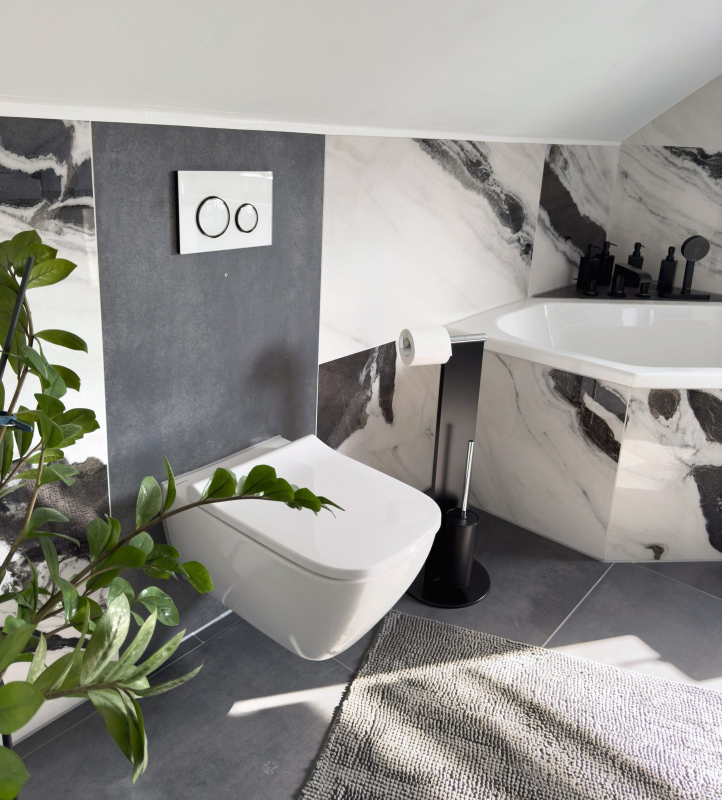
#> input picture bad-serie/fotos/Mair_Bad_625344f4.jpg, 1443 x 1600 px, given in place of mair-logo.png, which was not available (shown at 1/2 size)
$ python l47_dusche.py ../../bad-serie/fotos/Mair_Bad_625344f4.jpg
#> lines starting #> are read from the running program, lines starting #| are printed output that depends on the picture; after the words box and inside, x2 and y2 are one past the last pixel; in counts of white or black regions, pixels touching at a corner belong together; pictures that were not available may be replaced by others from this repository, and a replacement may not be noted
### werkzeuge/alt7/kit.py
import os, sys, json, math, subprocess
import numpy as np
from PIL import Image, ImageDraw, ImageFont, ImageFilter, ImageOps

W, H, FPS = 1080, 1920, 30
REPO = '/home/claude/mair-videos-public-create'
HERE = os.path.dirname(os.path.abspath(__file__))
FD = '/usr/share/fonts/opentype/inter/'
BLACK = FD + 'Inter-Black.otf'; XB = FD + 'Inter-ExtraBold.otf'; BOLD = FD + 'InterDisplay-Bold.otf'
SEMI = FD + 'Inter-SemiBold.otf'; REG = FD + 'Inter-Regular.otf'; MED = FD + 'Inter-Medium.otf'
DJ = '/usr/share/fonts/truetype/dejavu/'
SERIF = DJ + 'DejaVuSerif.ttf'; SERIFB = DJ + 'DejaVuSerif-Bold.ttf'; SERIFI = DJ + 'DejaVuSerif-Italic.ttf'
SERIFBI = DJ + 'DejaVuSerif-BoldItalic.ttf'; MONO = DJ + 'DejaVuSansMono-Bold.ttf'; COND = DJ + 'DejaVuSansCondensed-Bold.ttf'
_fc = {}
# [4 lines left out: function F, not called in this run]

GREEN = (80, 144, 24); LIME = (150, 200, 40); NAVY = (12, 24, 40); WHITE = (255, 255, 255); INK = (28, 30, 34)

_L = Image.open(HERE + '/../ds/project/assets/Logos/mair-logo.png').convert('RGBA')
_la = np.asarray(_L).astype(float); _la[_la[..., 3] < 70, 3] = 0
LOGO = Image.fromarray(np.uint8(_la), 'RGBA')
_g = (abs(_la[..., 0] - _la[..., 1]) < 18) & (abs(_la[..., 1] - _la[..., 2]) < 18) & (_la[..., 0] < 200)
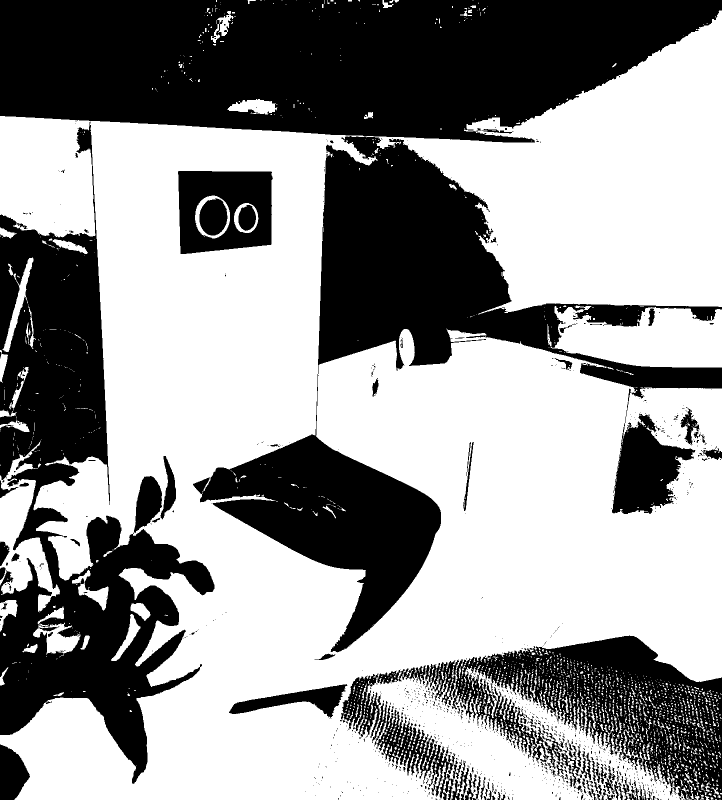
#> _g: shape (1600, 1443) bool (shown at 1/2 size); 59.1% white; 1036 black regions (896 under 20 px), largest, box (x1, y1, x2, y2) and area: (0, 0, 1443, 285) 321634, (386, 272, 1443, 1305) 247922, (0, 243, 429, 1568) 198528
_la2 = _la.copy(); _la2[_g, :3] = 245
#> after `_la2[_g, :3] = 245`:
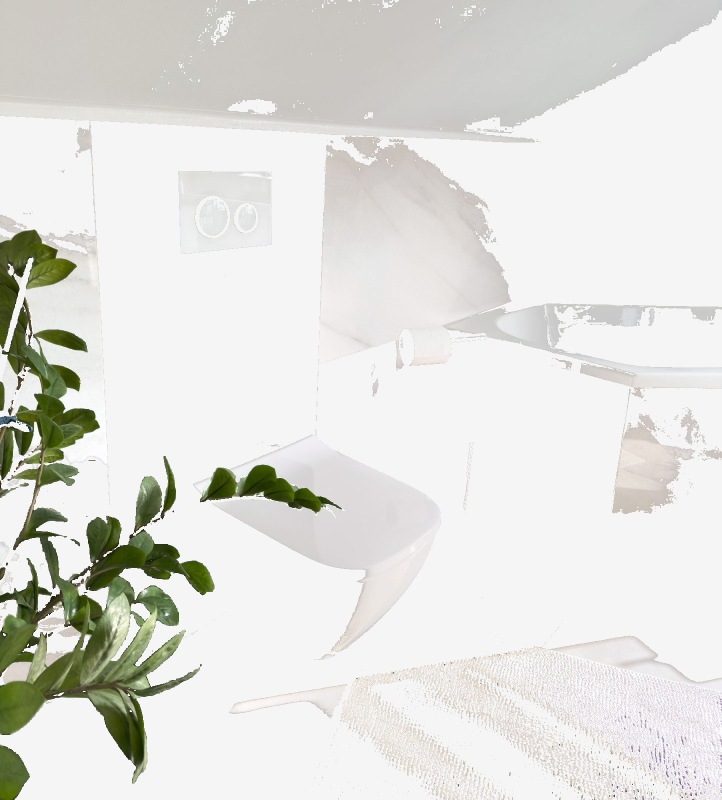
#> _la2: shape (1600, 1443, 4) float64 (shown at 1/2 size); mean R, G, B, A 223.9, 223.9, 219.4, 255
LOGOW = Image.fromarray(np.uint8(_la2), 'RGBA')
def logo(w, white=False):
    L = LOGOW if white else LOGO
    return L.resize((int(w), int(w * L.height / L.width)), Image.LANCZOS)

def clamp(x, a=0.0, b=1.0): return max(a, min(b, x))
def ease(x): x = clamp(x); return x * x * (3 - 2 * x)
def eout(x): x = clamp(x); return 1 - (1 - x) ** 3
def back(x):
    x = clamp(x); c1 = 1.70158; c3 = c1 + 1
    return 1 + c3 * (x - 1) ** 3 + c1 * (x - 1) ** 2
def lerp(a, b, k): return a + (b - a) * k

def load(p): return Image.open(p if p.startswith('/') else os.path.join(REPO, p)).convert('RGB')
def cover(im, w, h, fx=0.5, fy=0.5, zoom=1.0):
    w, h = int(w), int(h)
    s = max(w / im.width, h / im.height) * zoom
    nw, nh = int(im.width * s + 0.5), int(im.height * s + 0.5)
    r = im.resize((nw, nh), Image.BILINEAR)
    x = int((nw - w) * fx); y = int((nh - h) * fy)
    return r.crop((x, y, x + w, y + h))

class Clip:
    """frames of a video section, pre-extracted to jpg"""
    # [8 lines left out: function __init__, not called in this run]
    def at(self, t):
        i = int(clamp(t * FPS, 0, len(self.files) - 1)); return Image.open(os.path.join(self.dir, self.files[i])).convert('RGB')

class Track:
    """sentence timing from durations; words with char-proportional timing"""
    def __init__(self, sents, durs, start=0.4, gaps=None, tail=1.6):
        self.S = []; t = start
        for i, (s, d) in enumerate(zip(sents, durs)):
            words = s.split(); tot = sum(len(w) + 1 for w in words); ws = []; c = t
            for w in words:
                wd = d * (len(w) + 1) / tot; ws.append((c, wd, w)); c += wd
            self.S.append(dict(t0=t, t1=t + d, text=s, words=ws))
            g = gaps[i] if gaps and i < len(gaps) else 0.45
            t += d + g
        self.end = self.S[-1]['t1'] + tail
        self.vo = []
    def st(self, i): return self.S[i]['t0']
    def en(self, i): return self.S[i]['t1']
    # [9 lines left out: functions cur, word, not called in this run]
    def placements(self): return [[s['t0']] for s in self.S]

# [14 lines left out: functions shadow, paste_rot, not called in this run]

def round_mask(w, h, r):
    m = Image.new('L', (int(w), int(h)), 0); ImageDraw.Draw(m).rounded_rectangle([0, 0, int(w) - 1, int(h) - 1], r, fill=255); return m

def tw(d, s, f): return d.textlength(s, font=f)

# [27 lines left out: functions wrap, grain, render, encode, not called in this run]

### werkzeuge/alt7/l47_dusche.py
# L47 Team Wanne gegen Team Dusche: Vergleichs-Schieber, Vorteils-Chips, Fliesen-Zoom, Chat-Eingabe als Abschluss
from kit import *
S = ["Wanne oder begehbare Dusche? Die Frage hören wir ständig.", "Unsere Antwort: Dusche, vor allem wenn das Bad sowieso neu gemacht wird.",
     "Kein Einstieg über den Rand.", "Leicht zu putzen.", "Und das Bad wirkt größer.", "Die Fliesen macht unser eigener Fliesenleger.",
     "Schreib uns Dusche, und wir planen mit dir."]
D = [3.518, 3.784, 1.375, 0.86, 1.246, 2.12, 2.155]
TR = Track(S, D, start=0.5, gaps=[0.5, 0.5, 0.35, 0.35, 0.6, 0.6], tail=1.9)
WAN = cover(load('bad-serie/fotos/Mair_Bad_04ef2100.jpg'), 1188, 2112, 0.36, 0.5)
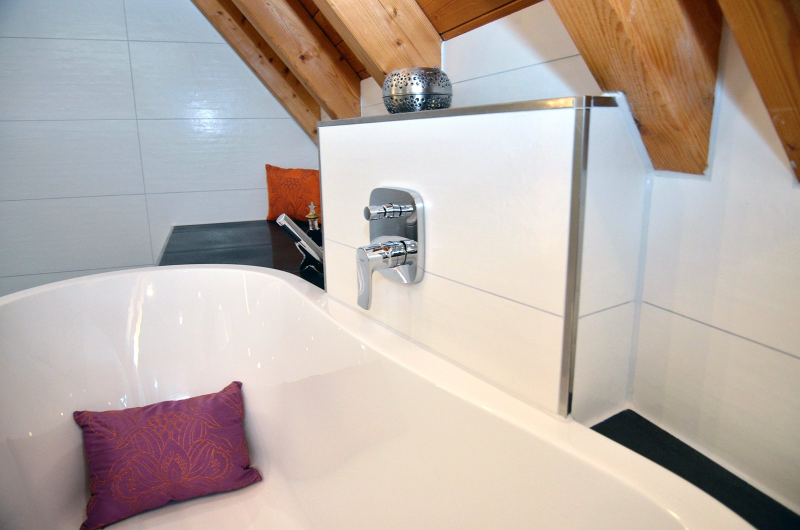
#> input picture bad-serie/fotos/Mair_Bad_04ef2100.jpg, 1600 x 1060 px, found by its file name (shown at 1/2 size)
#> in load, returned value is the input picture: PIL image 1600x1060 RGB; mean R, G, B 185.2, 173.7, 167
#> in cover, `w, h = int(w), int(h)`: w = 1188; h = 2112
#> in cover, `s = max(w / im.width, h / im.height) * zoom`: s = 1.99
#> in cover, `nw, nh = int(im.width * s + 0.5), int(im.height * s + 0.5)`: nw = 3188; nh = 2112
#> in cover, `x = int((nw - w) * fx)`: x = 720
#> in cover, `y = int((nh - h) * fy)`: y = 0
DUS = cover(load('bad-serie/fotos/Mair_Bad_e5a0ff98.jpg'), 1188, 2112, 0.5, 0.5)
#> call 2 of load, with p = 'bad-serie/fotos/Mair_Bad_e5a0ff98.jpg'
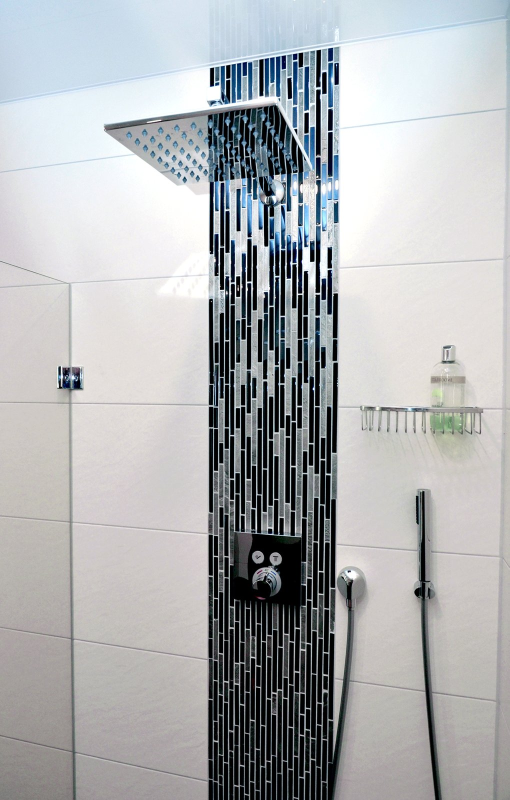
#> input picture bad-serie/fotos/Mair_Bad_e5a0ff98.jpg, 1019 x 1600 px, found by its file name (shown at 1/2 size)
#> in load, returned value is the input picture: PIL image 1019x1600 RGB; mean R, G, B 174.6, 176.6, 178.4
#> call 2 of cover, with w = 1188, h = 2112, fx = 0.5, fy = 0.5, zoom = 1
#> in cover (call 2), `s = max(w / im.width, h / im.height) * zoom`: s = 1.32
#> in cover (call 2), `nw, nh = int(im.width * s + 0.5), int(im.height * s + 0.5)`: nw = 1345
#> in cover (call 2), `r = im.resize((nw, nh), Image.BILINEAR)`:
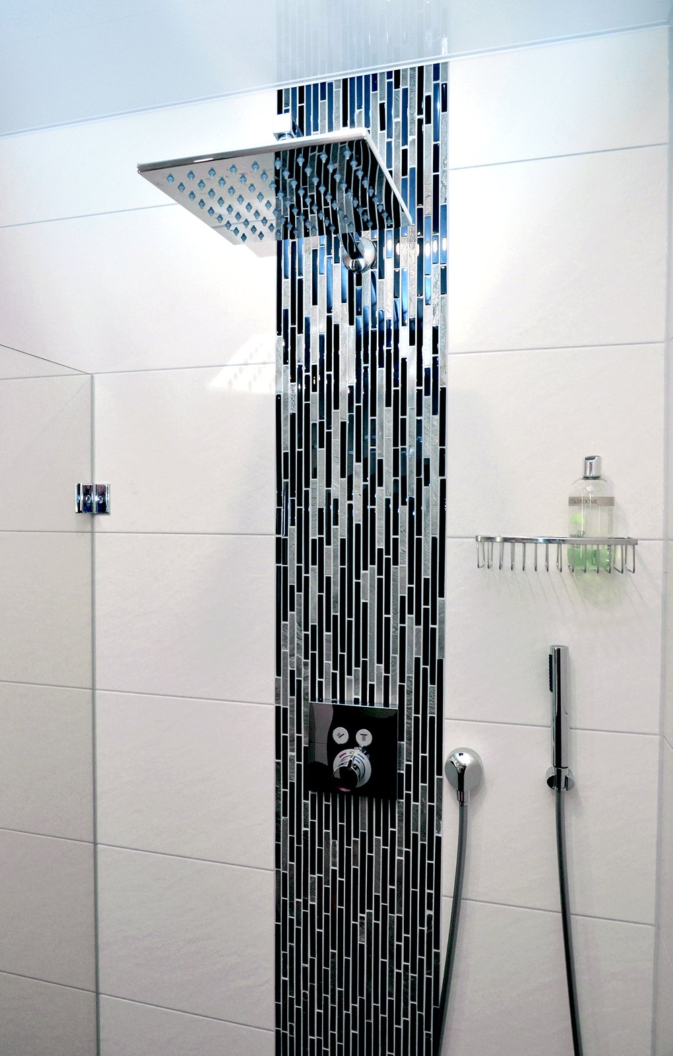
#> r: PIL image 1345x2112 RGB (shown at 1/2 size); mean R, G, B 174.6, 176.6, 178.4
#> in cover (call 2), `x = int((nw - w) * fx)`: x = 78
#> in cover (call 2), `return r.crop((x, y, x + w, y + h))`:
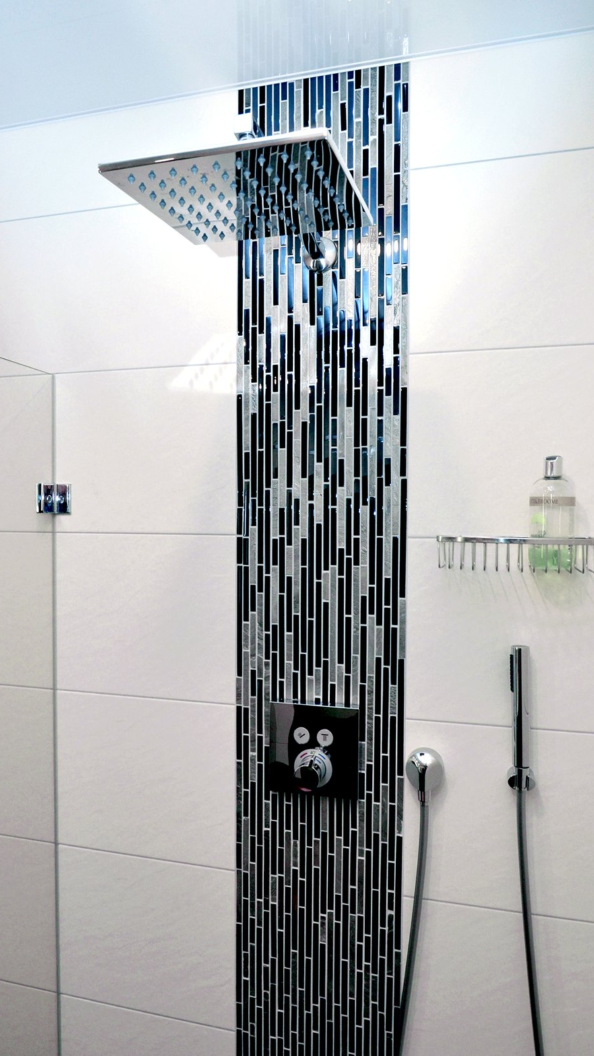
#> returned value: PIL image 1188x2112 RGB (shown at 1/2 size); mean R, G, B 171.6, 174.1, 176
MOS = cover(load('bad-serie/fotos/Mair_Bad_e5a0ff98.jpg'), 1296, 2304, 0.5, 0.45)
#> call 3 of cover, with w = 1296, h = 2304, fx = 0.5, fy = 0.45, zoom = 1
#> in cover (call 3), `w, h = int(w), int(h)`: w = 1296; h = 2304
#> in cover (call 3), `s = max(w / im.width, h / im.height) * zoom`: s = 1.44
#> in cover (call 3), `nw, nh = int(im.width * s + 0.5), int(im.height * s + 0.5)`: nw = 1467; nh = 2304
#> in cover (call 3), `x = int((nw - w) * fx)`: x = 85
#> in cover (call 3), `return r.crop((x, y, x + w, y + h))`:
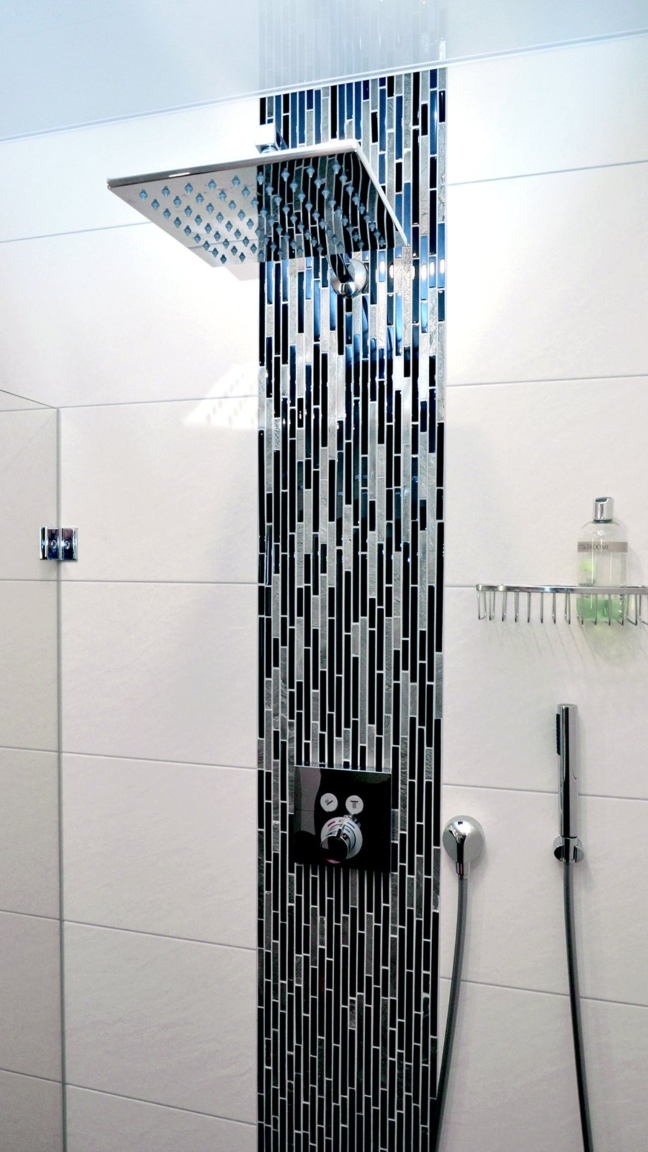
#> returned value: PIL image 1296x2304 RGB (shown at 1/2 size); mean R, G, B 171.6, 174.1, 176

# [96 lines left out: functions kb, pill, icon, subtitle, frame, not called in this run]

_prev = {}
def frame_prev(t):
    if 'p' not in _prev: _prev['p'] = frame(t)
    return _prev['p']

if __name__ == '__main__':
    if sys.argv[1] == 'render': render('DU', frame, TR.end)
    elif sys.argv[1] == 'still':
        for x in sys.argv[2:]: frame(float(x)).save(f'{HERE}/prev_DU_{x}.jpg', quality=85)
    elif sys.argv[1] == 'info': print(TR.end, [round(s['t0'], 2) for s in TR.S])
